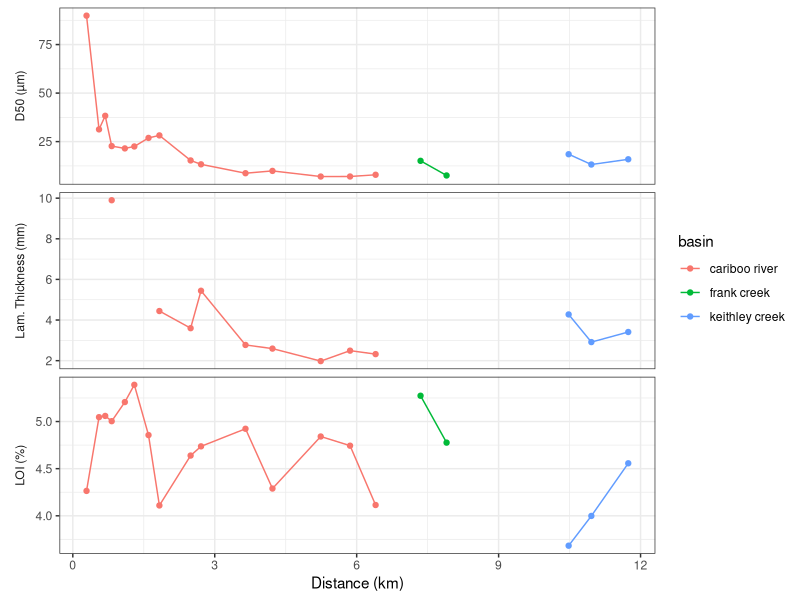

The R source for this figure: (Note: this script raises an error after producing the figure.)
library(tidyverse)

gs <- readxl::read_xlsx('data/Sediment/Grain Size/CB17_GrainSize_Ekmans.xlsx', sheet = 2) |> 
  select(ID = `Core Number`,
         dist = `Distance Frm Delta (km)`,
         depth = Depth,
         basin = `sub-basin`,
         D50 = `Dx (50)`)
  
varve <- read_csv('data/ekman/EK_varveCounting_orig_long_analysis.csv') |> 
  select(
    ID = core_num,
    thickness = layer_thickness_mm
  ) |> 
  group_by(ID) |> 
  summarise(Lam_Thickness = mean(thickness, na.rm = T),
            n_samples = n()) |> 
  mutate(ID = as.numeric(gsub(".*?([0-9]+).*" , "\\1", ID)))
         
loi <- readxl::read_xlsx('data/Sediment/LOI/LOI_Cariboo_EkmanBulkSamples.xlsx', sheet = 5, skip = 1) |> 
  select(
    ID = `Core #`,
    # dist = `Distance Frm Delta (km)`,
    # depth = Depth,
    # loi_initial = `Initial Results`,
    LOI = `LOI (%) Second Round`,
    loi_notes = Notes
  ) |> 
  mutate(ID = as.numeric(gsub(".*?([0-9]+).*" , "\\1", ID)))



all <- left_join(gs, varve) |> 
  left_join(loi, by = 'ID') |> 
  pivot_longer(c(D50, Lam_Thickness, LOI))

p <- ggplot(all, aes(x = dist, y = value, colour = basin)) +
  geom_line() +
  geom_point() +
  facet_wrap(~name, 
             nrow = 3,
             scales = "free_y", 
             labeller = as_labeller(
               c(D50 = "D50 (µm)", Lam_Thickness = "Lam. Thickness (mm)", LOI = "LOI (%)")), 
             strip.position = "left") +
  theme_bw() +
  theme(axis.title.y = element_blank()) +
  xlab('Distance (km)') +
  labs(y = NULL) +
  theme(strip.background = element_blank(), strip.placement = "outside")

p

saveRDS(p, file = 'figs/ekman/ekman_seds.rds')
  

